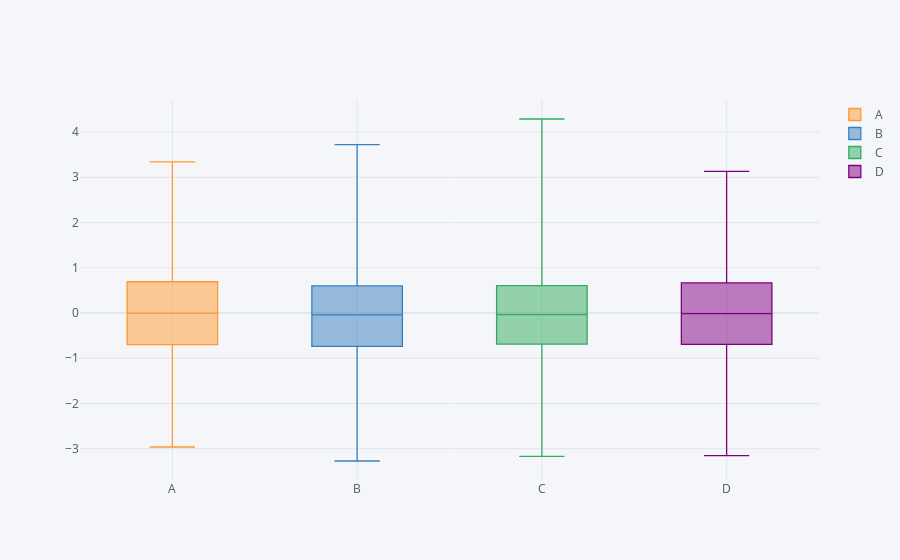

Write notebook code for a chart like this one.
### Code cell
df.iplot(kind='box')

### Figure 1 — Plotly figure (JSON) as saved in the notebook; plotly's stock layout.template omitted (floating-point values rounded to 4 significant figures; data arrays with more than 128 entries replaced by an {"elided": "..."} marker saying what was removed)
{"data": [{"boxpoints": false, "line": {"width": 1.3}, "marker": {"color": "rgba(255, 153, 51, 1.0)"}, "name": "A", "orientation": "v", "type": "box", "y": {"elided": "1000 float values"}}, {"boxpoints": false, "line": {"width": 1.3}, "marker": {"color": "rgba(55, 128, 191, 1.0)"}, "name": "B", "orientation": "v", "type": "box", "y": {"elided": "1000 float values"}}, {"boxpoints": false, "line": {"width": 1.3}, "marker": {"color": "rgba(50, 171, 96, 1.0)"}, "name": "C", "orientation": "v", "type": "box", "y": {"elided": "1000 float values"}}, {"boxpoints": false, "line": {"width": 1.3}, "marker": {"color": "rgba(128, 0, 128, 1.0)"}, "name": "D", "orientation": "v", "type": "box", "y": {"elided": "1000 float values"}}], "layout": {"legend": {"bgcolor": "#F5F6F9", "font": {"color": "#4D5663"}}, "paper_bgcolor": "#F5F6F9", "plot_bgcolor": "#F5F6F9", "title": {"font": {"color": "#4D5663"}}, "xaxis": {"gridcolor": "#E1E5ED", "showgrid": true, "tickfont": {"color": "#4D5663"}, "title": {"font": {"color": "#4D5663"}, "text": ""}, "zerolinecolor": "#E1E5ED"}, "yaxis": {"gridcolor": "#E1E5ED", "showgrid": true, "tickfont": {"color": "#4D5663"}, "title": {"font": {"color": "#4D5663"}, "text": ""}, "zerolinecolor": "#E1E5ED"}}}
